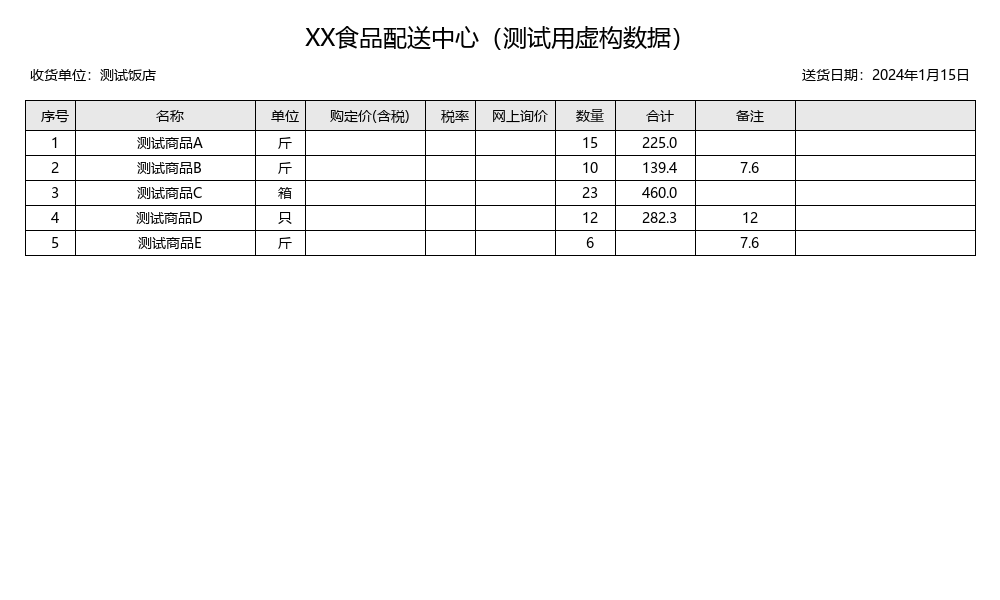
#> input picture test/test.png, 1000 x 600 px
$ python -i image_preprocessor.py   (imports and definitions only)
#> lines starting #> are read from the running program, lines starting #| are printed output that depends on the picture
"""
图片预处理器 — 拍照图片 → 扫描件风格
自动纠偏 + CLAHE 增强 + 自适应二值化
"""
import os
import cv2
import numpy as np


# [104 lines left out: functions _deskew, enhance_for_ocr, binarize_for_preview, not called in this run]


def enhance_for_preview(image_path: str) -> str:
    """
    生成扫描件风格预览图：自动色阶 → 提亮 → 锐化
    效果类似扫描仪输出：亮白背景 + 深色清晰文字，保留灰度层次。

    用 PIL 读取以兼容中文路径。
    """
#> called with image_path = '../test/test.png'
    try:
        from PIL import Image, ImageFilter, ImageEnhance

        img = Image.open(image_path).convert("L")
        arr = np.array(img, dtype=float)

        # 1. 自动色阶：裁掉 1%/99% 两端，拉伸到全范围
        low = np.percentile(arr, 1)
#> low = 0
        high = np.percentile(arr, 99)
#> high = 255
        if high - low < 15:
            high = low + 50
        arr = np.clip((arr - low) / (high - low) * 255, 0, 255).astype(np.uint8)

        # 2. 亮度 + 对比度微调
        arr = ImageEnhance.Brightness(Image.fromarray(arr)).enhance(1.1)
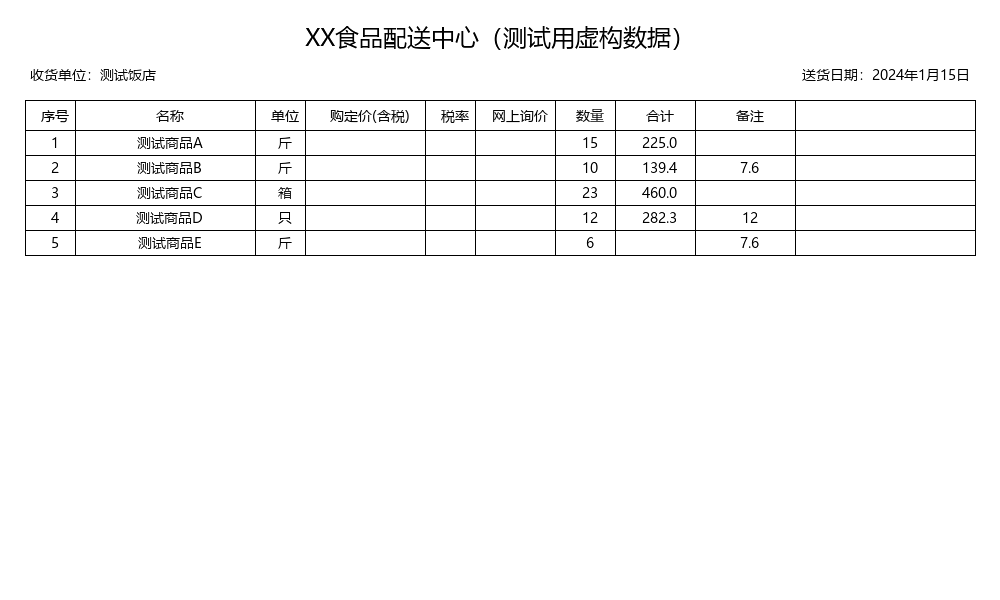
#> arr: PIL image 1000x600 L; min 0, max 255, mean 248.3
        arr = ImageEnhance.Contrast(arr).enhance(1.2)

        # 3. 锐化
        arr = arr.filter(ImageFilter.UnsharpMask(radius=1.5, percent=100, threshold=3))

        preview_path = image_path.rsplit(".", 1)[0] + "_scanPreview.png"
        arr.save(preview_path)
        return preview_path

    except Exception:
        return binarize_for_preview(image_path)

>>> result = enhance_for_preview('../test/test.png')
